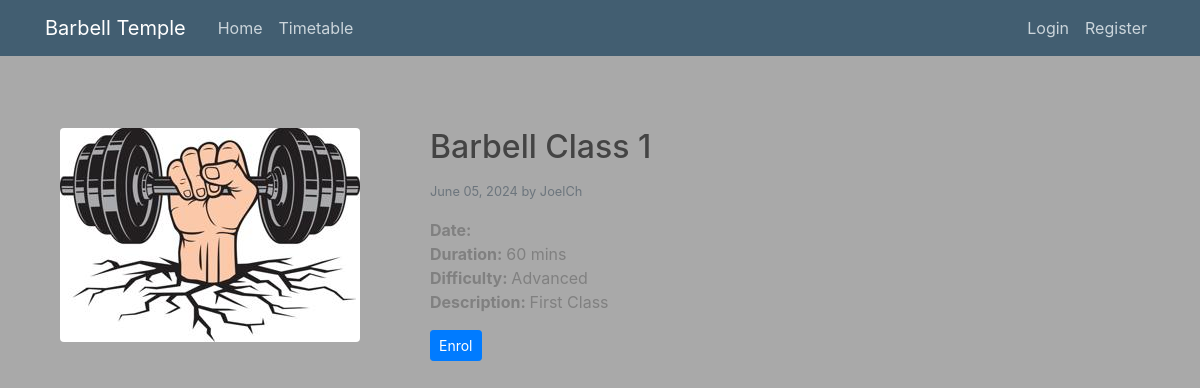
The app's page /barbellclass/5 with its own data.
### barbell_classes/models.py (models this page shows, shortened)
class BarbellClass(models.Model):
    title = models.CharField(max_length=100)
    image = CloudinaryField('image', default='placeholder')
    date_posted = models.DateTimeField(default=timezone.now)
    author = models.ForeignKey(User, on_delete=models.CASCADE)
    date = models.TextField(default='')
    duration = models.TextField(default='')
    difficulty = models.TextField(default='')
    description = models.TextField()

### users/models.py (models this page shows, shortened)
class Profile(models.Model):
    user = models.OneToOneField(User, on_delete=models.CASCADE)
    image = models.ImageField(default='default.jpg', upload_to='profile_pictures')

### barbell_classes/views.py (the view)
# urls.py: path('barbellclass/<int:pk>', BarbellClassDetailView.as_view(), name='barbellclass-detail'),
class BarbellClassDetailView(DetailView):
    model = BarbellClass

### barbell_classes/templates/barbell_classes/barbellclass_detail.html
{% extends "barbell_classes/base.html" %}
{% block content %}
    <div class="container mt-5">
        <div class="row">
            <div class="col-md-4">
                <img class="img-fluid rounded" src="{{ object.author.profile.image.url }}" alt="Class Image">
            </div>
            <div class="col-md-8">
                <h2 class="mb-3">{{ object.title }}</h2>
                <div class="d-flex justify-content-between align-items-center mb-3">
                    <small class="text-muted">{{ object.date_posted|date:"F d, Y" }} by {{ object.author }}</small>
                </div>
                <ul class="list-unstyled">
                    <li><strong>Date: </strong>{{ object.date|date:"F d, Y H:i" }}</li>
                    <li><strong>Duration: </strong>{{ object.duration }}</li>
                    <li><strong>Difficulty: </strong>{{ object.difficulty }}</li>
                    <li><strong>Description: </strong>{{ object.description }}</li>
                </ul>
                {% if object.author == user %}
                    <div class="mt-3">
                        <a class="btn btn-secondary btn-sm" href="{% url 'barbellclass-update' object.id %}">Update</a>
                        <a class="btn btn-danger btn-sm" href="{% url 'barbellclass-delete' object.id %}">Delete</a>
                    </div>
                {% elif not user.is_staff and not user.is_superuser %}
                    <div class="mt-3">
                        <a class="btn btn-primary btn-sm" href="">Enrol</a>
                    </div>
                {% endif %}
            </div>
        </div>
    </div>
{% endblock content %}

### barbell_classes/static/barbell_classes/main.css (style rules this page uses)
body { background: gray; color: gray; background-color: darkgray; margin-top: 5rem; }
h1, h2, h3, h4, h5, h6 { color: #444444; }
ul { margin: 0; }

### records on screen
BarbellClass: author.profile.image (picture), title "Barbell Class 1", date_posted "June 05, 2024", author "JoelCh", duration "60 mins", difficulty "Advanced", description "First Class"
